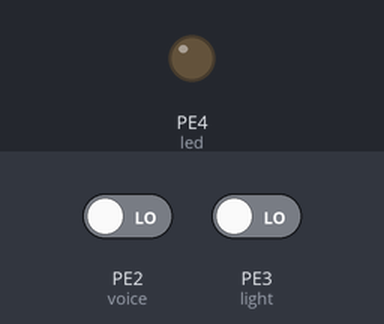
Recording of a program running on a simulated pyboard running MicroPython. On the bench: output pins drawn as LEDs (lit = HIGH). The inputs (shaded band) are chosen by the test bench; at power-on: PE3 (light) LOW, PE2 (voice) LOW.

Above: at 1.2 s.
1.3 s: PE3 (light) driven HIGH
At 2.2 s:
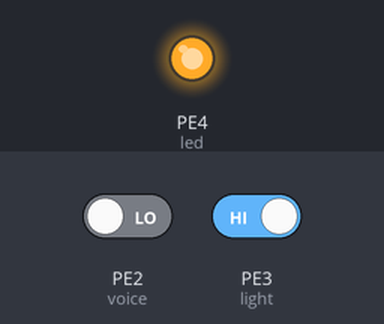
Timing chart, 0 to 4.3 s (numbered marks = the images above; inputs shaded):
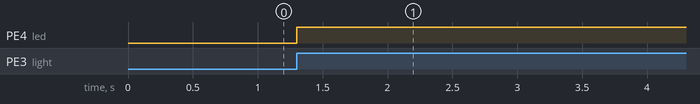

The program:

main.py
```python
# main.py -- put your code here!
# main.py -- put your code here!
import pyb
from pyb import Pin

voice = Pin('PE2',Pin.IN)
light = Pin('PE3',Pin.IN)
led = pyb.Pin("PE4",pyb.Pin.OUT_PP)

while 1:
    if light.value()==1:
        if voice.value()==1:
            led.value(0)
        else:
            led.value(1)
            pyb.delay(5000)
    else:
        led.value(0)
```

Measured:
- after the input at 1.3 s, PE4 (led): LOW → HIGH at once
